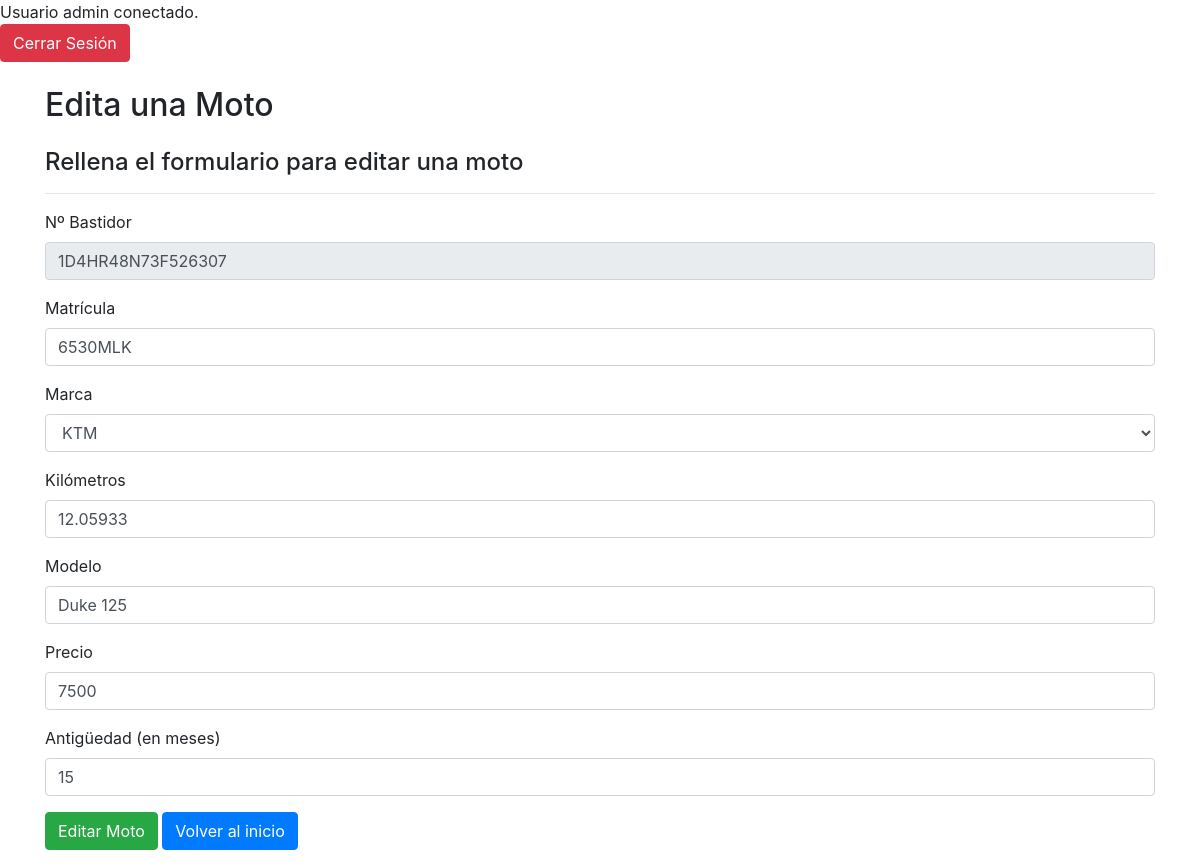
The app's page /editar_moto.php?id_moto=1D4HR48N73F526307 (signed in) with its own data.
### tables this page shows
CREATE TABLE IF NOT EXISTS `motos` (
  `id_moto` varchar(17) NOT NULL,
  `id_marca` int(11) NOT NULL,
  `kilometros` varchar(10) NOT NULL,
  `modelo` varchar(256) NOT NULL,
  `precio` varchar(10) NOT NULL,
  `antiguedad` int(11) NOT NULL,
  `matricula` varchar(10) NOT NULL,
  UNIQUE KEY `id_moto_2` (`id_moto`),
  KEY `id_marca` (`id_marca`),
  KEY `id_moto` (`id_moto`),
  KEY `id_moto_3` (`id_moto`)
);

CREATE TABLE IF NOT EXISTS `marcas` (
  `id_marca` int(11) NOT NULL AUTO_INCREMENT,
  `nombre_marca` varchar(256) NOT NULL,
  PRIMARY KEY (`id_marca`),
  KEY `id_marca` (`id_marca`),
  KEY `id_marca_2` (`id_marca`)
);

### editar_moto.php (the view, shortened to what this page needs)
<?php
include "cabecera.php";
$query = $conexion->prepare("SELECT * FROM motos
left join marcas on motos.id_marca = marcas.id_marca
WHERE id_moto = ?
limit 1");
$query->bind_param('s', $_GET['id_moto']);
$query->execute();
$result = $query->get_result();
$moto = $result->fetch_all(MYSQLI_ASSOC);
?>
<div class="container">
    <div class="row">
        <div class="col-md-12">
            <h2 class="mt-4">Edita una Moto</h2>
            <h4 class="mt-4">Rellena el formulario para editar una moto</h4>
            <hr>
            <form action="editar.php" method="post">
                <div class="form-group">
                    <label for="nombre">Nº Bastidor</label>
                    <input type="text" name="id_moto" id="id_moto" value="<?= $moto[0]['id_moto'] ?>" class="form-control" readonly>
                </div>
                <div class="form-group">
                    <label for="nombre">Matrícula</label>
                    <input type="text" name="matricula" id="matricula" value="<?= $moto[0]['matricula'] ?>" class="form-control" required>
                </div>
                <div class="form-group">
                    <label for="nombre">Marca</label>
                    <select class="form-control" name="id_marca" id="id_marca" required>
                        <option value="<?= $moto[0]['id_marca'] ?>" selected><?= $moto[0]['nombre_marca'] ?></option>
                    </select>
                </div>
                <div class="form-group">
                    <label for="nombre">Kilómetros</label>
                    <input type="text" name="kilometros" id="kilometros" value="<?= $moto[0]['kilometros'] ?>" class="form-control" required>
                </div>
                <div class="form-group">
                    <label for="nombre">Modelo</label>
                    <input type="text" name="modelo" id="modelo" value="<?= $moto[0]['modelo'] ?>" class="form-control" required>
                </div>
                <div class="form-group">
                    <label for="nombre">Precio</label>
                    <input type="text" name="precio" id="precio" value="<?= $moto[0]['precio'] ?>" class="form-control" required>
                </div>
                <div class="form-group">
                    <label for="nombre">Antigüedad (en meses)</label>
                    <input type="text" name="antiguedad" id="antiguedad" value="<?= $moto[0]['antiguedad'] ?>" class="form-control" required>
                </div>
                <div class="form-group">
                    <input type="submit" name="submit" class="btn btn-success" value="Editar Moto">
                    <a class="btn btn-primary" href="index.php">Volver al inicio</a>
                </div>
            </form>
        </div>
    </div>
</div>

### records on screen
motos: id_moto "1D4HR48N73F526307", matricula "6530MLK", id_marca "KTM", kilometros "12.05933", modelo "Duke 125", precio "7500", antiguedad "15"

### other values on screen
$_SESSION["usuario"] "admin"
